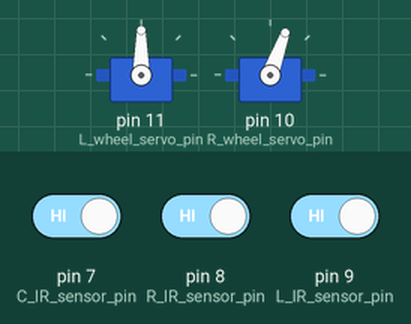
Simulated run of this sketch. Board: Arduino Uno, built with avr-gcc and run on an emulated ATmega328P. Shown: 2 × servo. The inputs (shaded band) are chosen by the test bench; at power-on: pin 7 (C_IR_sensor_pin) HIGH, pin 8 (R_IR_sensor_pin) HIGH, pin 9 (L_IR_sensor_pin) HIGH.

Above: at 1.25 s.
1.3 s: pin 7 (C_IR_sensor_pin) driven LOW
At 2.5 s:
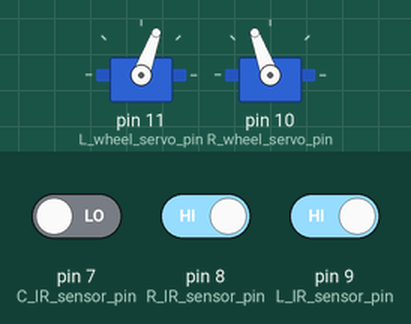
2.8 s: pin 8 (R_IR_sensor_pin) driven LOW
At 3.8 s:
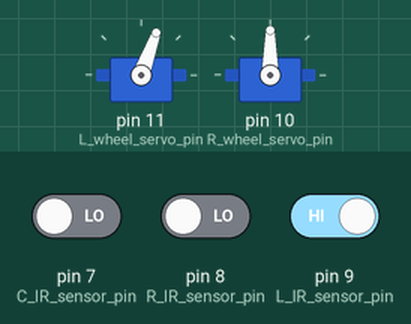
4.3 s: pin 8 (R_IR_sensor_pin) driven HIGH
At 5.3 s:
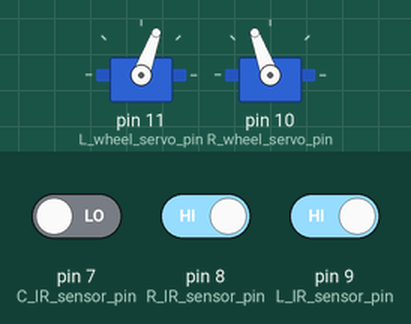
5.8 s: pin 9 (L_IR_sensor_pin) driven LOW
At 7.0 s:
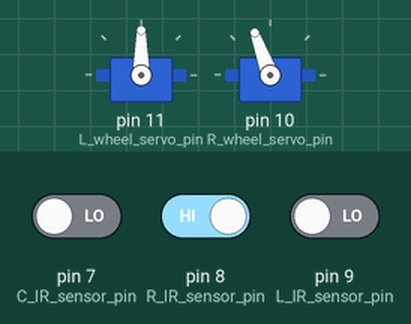
7.3 s: pin 9 (L_IR_sensor_pin) driven HIGH
At 8.4 s:
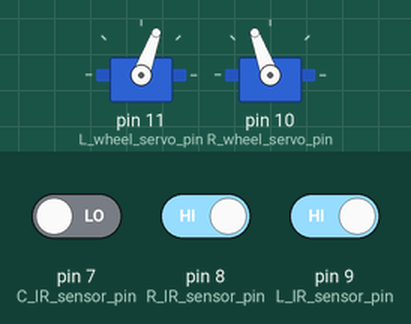
8.8 s: pin 7 (C_IR_sensor_pin) driven HIGH
At 9.0 s:
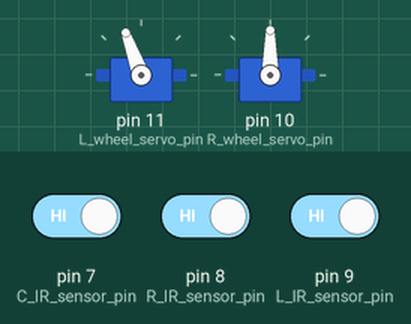
Timing chart, 0 to 12.8 s (numbered marks = the images above; inputs shaded):
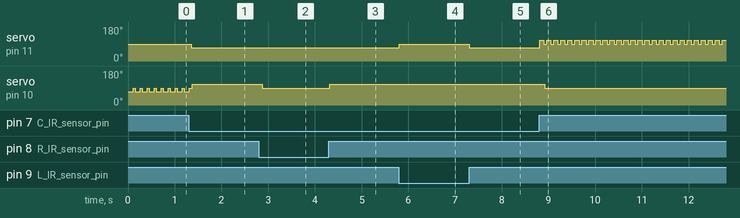

The sketch:

Humbot_S_line_follower.ino
```cpp
// (licence header left out)
#include <Servo.h>

//Definition of the values and speed to make the wheels move
#define stop_wheel 90
#define forward_left_wheel 70 //max speed is 0
#define backward_left_wheel 110 //max speed is 180
#define forward_right_wheel 110 //max speed is 180
#define backward_right_wheel 70 //max speed is 0

/*--VARIABLES----------------------------------------------------------------
Definition of pin numbers where sensors and actuators will be connected
Initially we use these, but they can be changed at your convinience.*/
  const int L_wheel_servo_pin = 11;   //Left wheel servo
  const int R_wheel_servo_pin = 10;   //Right wheel servo
  const int L_IR_sensor_pin = 9;   //Left IR sensor
  const int R_IR_sensor_pin = 8;   //Right IR sensor
  const int C_IR_sensor_pin = 7;   //Center IR sensor

//Create servo objects for each one
  Servo L_wheel_servo;
  Servo R_wheel_servo;

//Other variables
  int L_irSensor;//State of the left sensor
  int R_irSensor;//State of the right sensor
  int C_irSensor;//State of the center sensor
  byte state;//State of the robot (binario)
  int servo_delay; //Time for the aervo to make his function
  boolean outofline; //keeps track of which way robot is out of line (0 left) (1 right)


//###################### EASY MODIFICATION ZONE #############################
//###########################################################################
//Initially the Humbot will follow a Black line over a clear background
  const int BLACK = 1;//when black is detected, sensor returns 1
  const int WHITE = 0;//when white is detected, sensor returns 0
//###########################################################################
//###########################################################################


/*
-----------------------------------------------------------------------------
-------------------             SETUP         -------------------------------
-----------------------------------------------------------------------------
The setup function runs once every time that the board initializes or
reset button is pushed. It's used to iniciate variables or to setup
different options.
-----------------------------------------------------------------------------
*/
void setup()
{
//Setup servos
   L_wheel_servo.attach(L_wheel_servo_pin);
   R_wheel_servo.attach(R_wheel_servo_pin);

//Setup as input or output for the pins
   pinMode(L_IR_sensor_pin,INPUT);
   pinMode(R_IR_sensor_pin,INPUT);
   pinMode(C_IR_sensor_pin,INPUT);
//Setup initial state
    state = B000;     //Initial state B000 (STOP)
    servo_delay = 20; //Time for the servo to make his function
    outofline=0;

  }
/*
-----------------------------------------------------------------------------
--------------------             LOOP            ----------------------------
-----------------------------------------------------------------------------
The main part of the program is called LOOP and it runs indefinitely.
-----------------------------------------------------------------------------
*/
void loop()
{
//Read sensors
   bitWrite(state,0,digitalRead(L_IR_sensor_pin));
   bitWrite(state,1,digitalRead(C_IR_sensor_pin));
   bitWrite(state,2,digitalRead(R_IR_sensor_pin));

//Dependung on the sensors we assign an state
   switch(state) {
     case B111: back(70);break;
     case B011: turn_right();
     outofline=0;//left out of line
     break;
     case B110: turn_left();
     outofline=1;//right out of line
     break;
     case B010: go_forward(); break;
     case B001: turn_right();
     outofline=0;//left out of line
     break;
     case B100: turn_left();
     outofline=1;//right out of line
     break;
     case B000: go_forward(); break;
     case B101: go_forward(); break;
     default: Stop();
     break;
   }
    delay(20);//increased from 10 to 20 on version 1.30b

}

/*
-----------------------------------------------------------------------------
--------------------             FUNCTIONS            -----------------------
-----------------------------------------------------------------------------
When we work with code, it's important to divide the code in functions.
These functions can be called from different parts of the program.
-----------------------------------------------------------------------------
*/
//Stop function
  void Stop(){
    L_wheel_servo.write(stop_wheel);//Stop left servo
    delay(servo_delay);//we give time for the servo to act
    R_wheel_servo.write(stop_wheel);//Stop right servo
    delay(servo_delay);//we give time for the servo to act
  }
//Go backwards searching for the line
  void back(int time)     {
    if(!outofline){//is out of line by the left
    R_wheel_servo.write(backward_right_wheel);  //Back right servo
    delay(servo_delay);//we give time for the servo to act
    }
    else{//is out of line by the right
    L_wheel_servo.write(backward_left_wheel);//Back left servo
    delay(servo_delay);//we give time for the servo to act
    }
    delay(time);
    Stop();
  }

//Turn right function
  void turn_right()  {
    L_wheel_servo.write(forward_left_wheel);//Run left servo
    delay(servo_delay);//we give time for the servo to act
    R_wheel_servo.write(stop_wheel);  //Stop right servo
    delay(servo_delay);//we give time for the servo to act
  }
//Turn left function
  void turn_left(){
    L_wheel_servo.write(stop_wheel);//Stop left servo
    delay(servo_delay);//we give time for the servo to act
    R_wheel_servo.write(forward_right_wheel);  //Run right servo
    delay(servo_delay);//we give time for the servo to act
  }
//Go forward function
  void go_forward()   {
    L_wheel_servo.write(forward_left_wheel);//Run left servo
    delay(servo_delay);//we give time for the servo to act
    R_wheel_servo.write(forward_right_wheel);  //Run right servo
    delay(servo_delay);//we give time for the servo to act
  }
```

Measured:
- after the input at 1.3 s, servo on pin 11 (L_wheel_servo_pin): 90° → 70° after 0.05 s
- after the input at 2.8 s, servo on pin 10 (R_wheel_servo_pin): 110° → 90° after 0.08 s
- after the input at 4.3 s, servo on pin 10 (R_wheel_servo_pin): 90° → 110° at once
- after the input at 5.8 s, servo on pin 11 (L_wheel_servo_pin): 70° → 90° at once
- after the input at 7.3 s, servo on pin 11 (L_wheel_servo_pin): 90° → 70° at once
- after the input at 8.8 s, servo on pin 11 (L_wheel_servo_pin): alternates 110° for 0.09 s and 90° for 0.06 s, starting at once; servo on pin 10 (R_wheel_servo_pin): 110° → 90° after 0.12 s
